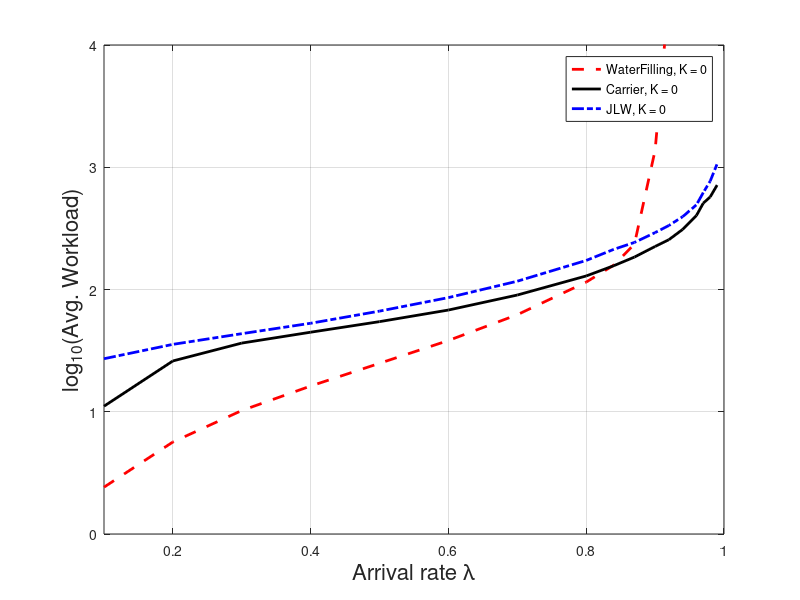

Here is the MATLAB script that generated this plot:
%% THIS ONE WE GOT POWER EQUAL TO ZERO
%% IT ALSO OUR FIRST WORKS SIMULATION RESULT
%% WHICH SATISFY OUR ASSUMPTION THAT IT SATISFY CAPACITY REGION
%% STILL DON'T KNOW THE DIFFERENCE BETWEEN IT AND JLW

waterfilling = [0.1        2.414925        5.484874     10.88605117
         0.2        5.655494        9.625327     12.47050481
         0.3       10.234555       12.468372     14.78640103
         0.4       16.233153       14.247379     17.63687627
         0.5       24.912893       15.273702     21.78292976
         0.6       38.271536       15.763351     28.06858515
         0.7       62.220254       15.957634     39.33973143
         0.8      114.981954        15.99666     64.37856807
        0.84      158.158751       15.999156     84.91126983
        0.87      235.351072       15.999785     122.0531497
         0.9     1378.332153       15.999936     692.5494262
         0.92	 25034.21842	   15.999982	 12108.12061];
 
     carrier = [         0.1	   11.098736	    5.821933	 20.26669844
         0.2	   26.034528	   10.248518	 22.82128089
         0.3	    36.45513	   13.160672	 24.26317465
         0.4	   44.739757	   14.831597	 26.48014662
         0.5	   54.597909	   15.606179	 30.39536429
         0.6	    67.92926	   15.901261	 36.43396732
         0.7	   90.115012	   15.984231	 46.94620833
         0.8	  129.054594	    15.99848	 65.87433895
        0.84	  156.543217	   15.999532	  78.9094277
        0.87	  184.170901	   15.999779	 92.17792006
         0.9	  224.903538	   15.999914	 111.8279806
        0.92	  255.476657	   15.999947	 126.4378525
        0.94	   310.14113	   15.999967	 152.8194994
        0.96	  403.143653	   15.999961	 198.0481673
        0.97	  509.381835	   15.999967	 249.7295961
        0.98	  572.372171	   15.999967	 279.7793911
        0.99	  714.575667	   15.999967	 349.0699325];
    
    JLW = [0.1	   27.148728	    4.964223	 31.21061566
         0.2	   35.587792	    9.746938	 26.61025969
         0.3	   43.518348	   12.931308	 26.33306598
         0.4	   52.958279	   14.803897	 28.31415747
         0.5	   66.557601	   15.628068	 32.05340486
         0.6	   85.865326	   15.921529	 38.08682987
         0.7	  116.924618	   15.990439	 48.21284749
         0.8	  172.831484	   15.999784	 66.50366601
        0.84	   213.03612	   15.999885	 79.73773427
        0.87	  242.666303	   15.999915	 89.31481925
         0.9	  291.963869	   15.999925	 105.5506558
        0.92	  333.902036	   15.999925	 119.2074065
        0.94	  394.232446	   15.999925	 139.3528633
        0.96	  492.981357	   15.999925	 172.2160944
        0.97	  621.827126	   15.999925	 216.5378245
        0.98	  770.942515	   15.999925	 266.9896185
        0.99	 1064.512639	   15.999925	 368.1569622];
    
figure(1)
hold on
plot(waterfilling(:,1),log10(waterfilling(:,2)),'r--','MarkerSize',10,'LineWidth',2);
plot(carrier(:,1),log10(carrier(:,2)),'k','MarkerSize',10,'LineWidth',2);
plot(JLW(:,1),log10(JLW(:,2)),'b-.','MarkerSize',10,'LineWidth',2);
xlabel('Arrival rate \lambda','FontSize',16)
ylabel('log_{10}(Avg. Workload)','FontSize',16)
grid on
box on
legend('WaterFilling, K = 0','Carrier, K = 0','JLW, K = 0')
axis([0.1 1 0 4])